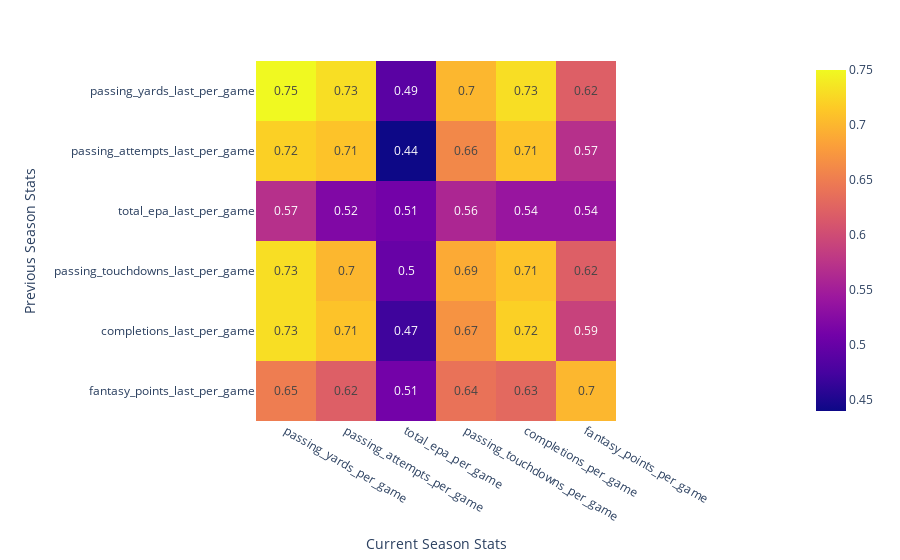

Notebook code cell kept with this figure:
### Code cell
corr_mat, x, y = create_correlation_matrix(df, x, y)
plot_correlation_matrix(corr_mat, x, y)

### Figure 1 — Plotly figure (JSON) as saved in the notebook; plotly's stock layout.template omitted (floating-point values rounded to 4 significant figures)
{"data": [{"coloraxis": "coloraxis", "hovertemplate": "Current Season Stats: %{x}<br>Previous Season Stats: %{y}<br>color: %{z}<extra></extra>", "name": "0", "texttemplate": "%{z}", "type": "heatmap", "x": ["passing_yards_per_game", "passing_attempts_per_game", "total_epa_per_game", "passing_touchdowns_per_game", "completions_per_game", "fantasy_points_per_game"], "xaxis": "x", "y": ["passing_yards_last_per_game", "passing_attempts_last_per_game", "total_epa_last_per_game", "passing_touchdowns_last_per_game", "completions_last_per_game", "fantasy_points_last_per_game"], "yaxis": "y", "z": [[0.75, 0.73, 0.49, 0.7, 0.73, 0.62], [0.72, 0.71, 0.44, 0.66, 0.71, 0.57], [0.57, 0.52, 0.51, 0.56, 0.54, 0.54], [0.73, 0.7, 0.5, 0.69, 0.71, 0.62], [0.73, 0.71, 0.47, 0.67, 0.72, 0.59], [0.65, 0.62, 0.51, 0.64, 0.63, 0.7]]}], "layout": {"coloraxis": {"colorscale": [[0, "#0d0887"], [0.1111, "#46039f"], [0.2222, "#7201a8"], [0.3333, "#9c179e"], [0.4444, "#bd3786"], [0.5556, "#d8576b"], [0.6667, "#ed7953"], [0.7778, "#fb9f3a"], [0.8889, "#fdca26"], [1, "#f0f921"]]}, "margin": {"t": 60}, "xaxis": {"anchor": "y", "constrain": "domain", "domain": [0, 1], "scaleanchor": "y", "title": {"text": "Current Season Stats"}}, "yaxis": {"anchor": "x", "autorange": "reversed", "constrain": "domain", "domain": [0, 1], "title": {"text": "Previous Season Stats"}}}}
